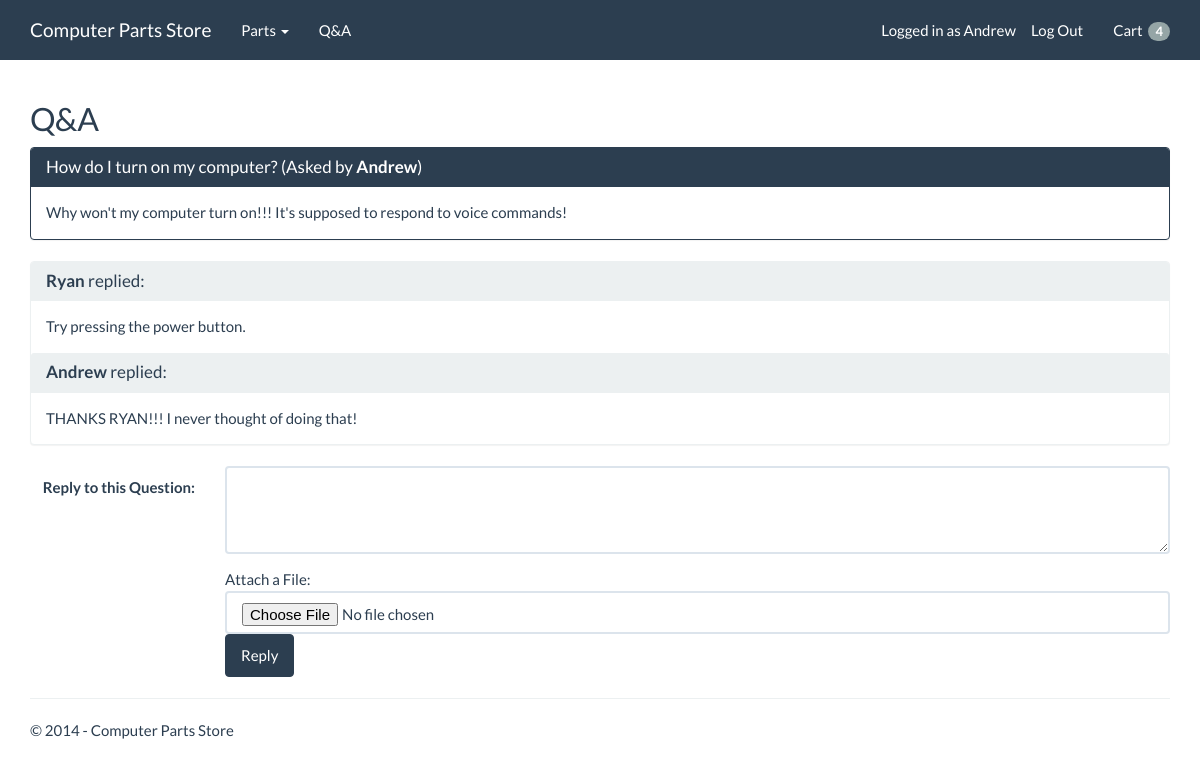
The page /partstore/question.php?question=1 (signed in) on the database its author committed.
### tables this page shows
CREATE TABLE IF NOT EXISTS `questions` (
  `id` int(11) NOT NULL AUTO_INCREMENT,
  `question_title` varchar(300) NOT NULL,
  `question` varchar(2000) DEFAULT NULL,
  `asked_by` varchar(30) NOT NULL,
  `replies` int(10) NOT NULL DEFAULT '0',
  PRIMARY KEY (`id`),
  UNIQUE KEY `id_UNIQUE` (`id`)
);

CREATE TABLE IF NOT EXISTS `answers` (
  `id` int(11) unsigned NOT NULL AUTO_INCREMENT,
  `question_id` int(10) unsigned NOT NULL,
  `answer` varchar(2000) DEFAULT NULL,
  `answered_by` varchar(30) NOT NULL,
  PRIMARY KEY (`id`,`question_id`)
);

### partstore/question.php (the view, shortened to what this page needs)
<?php
if(!empty($_GET['question'])) {
	$question_number = $_GET['question'];
}
$q = "SELECT * FROM questions" . " WHERE id=" . $question_number;
$r = mysqli_query ($dbc, $q) or trigger_error("Query: $q\n<br />MySQL Error: " . mysqli_error($dbc));
while($row = mysqli_fetch_array($r))
{  	$questions[] = $row;  }
$q = "SELECT * FROM answers" . " WHERE question_id=" . $question_number;
$r = mysqli_query ($dbc, $q) or trigger_error("Query: $q\n<br />MySQL Error: " . mysqli_error($dbc));
while($row = mysqli_fetch_array($r))
{  	$replies[] = $row;  }
function displayQuestion($questions) {
	foreach ($questions as &$question) {
		echo '<div class="panel-heading">'
			 . '<h3 class="panel-title">' . $question['question_title'] . ' (Asked by <strong>' . $question['asked_by'] . '</strong>)</h3>'
			 . '</div>'
			 . '<div class="panel-body">' . $question['question'] . '</div>';
	}
}
function displayReplies($replies) {
	foreach ($replies as &$reply) {
		echo '<div class="panel-heading">'
			 . '<h3 class="panel-title"><strong>' . $reply['answered_by'] . '</strong> replied:</h3>'
			 . '</div>'
			 . '<div class="panel-body">' . $reply['answer'] . '</div>';
	}
}
?>
<html>
<head>
    <link href="css/bootstrap.min.css" rel="stylesheet"/>
	<link href="css/style.css" rel="stylesheet"/>
</head>
<body>
    <div class="navbar navbar-default navbar-fixed-top">
        <div class="container">
            <div class="navbar-header">
                <a class="navbar-brand" href="index.php">Computer Parts Store</a>
            </div>
            <div class="navbar-collapse collapse navbar-responsive-collapse">
                <ul class="nav navbar-nav">
                    <li class="dropdown">
						<a href="#" class="dropdown-toggle" data-toggle="dropdown">Parts <b class="caret"></b></a>
					</li>
					<li><a href="questions.php">Q&amp;A</a></li>
                </ul>
				<ul class="nav navbar-nav navbar-right">
					<?php
					if(isset($_SESSION['firstName'])) {
						echo '<li class="userHeader">' . 'Logged in as ' . $_SESSION['firstName'];
					}
					echo '</li><li>';
					if(isset($_SESSION['firstName'])) {
						echo '<a href="logout.php">Log Out</a>';
					} else {
						echo '<a href="loginregister.php">Login/Register</a>';
					}
					echo '</li>';
					?>
					<li><a href="cart.php">Cart &nbsp;<span class="badge">4</span></a></li>
				</ul>
            </div>
        </div>
    </div>
	<div class="container body-content">
		<h2>Q&amp;A</h2>
		<div class="panel panel-primary">
			<?php displayQuestion($questions); ?>
		</div>
		<div class="panel panel-default">
			<?php displayReplies($replies); ?>
		</div>
		<?php echo '<form class="form-horizontal" id="questionReplyForm" action="question.php?question='.$_GET['question'].'" method="post">'; ?>
			<div class="form-group">
				<label for="questionReply" class="col-md-2 control-label">Reply to this Question:</label>
				<div class="col-md-10">
					<textarea class="form-control" rows="3" id="questionReply" name="questionReply" maxlength="2000"></textarea>
				</div>
			</div>
			<div class="form-group">
				<div class="col-md-10 col-md-offset-2">
					Attach a File: <input type="file" class="form-control" name="file" size="25" />
					<button type="submit" class="btn btn-primary">Reply</button>
				</div>
			</div>
		</form>
		<hr />
		<footer>
			<p>&copy; 2014 - Computer Parts Store</p>
		</footer>
	</div>
</body>
</html>

### partstore/css/style.css (style rules this page uses)
.body-content { margin-top: 80px; }
.userHeader { padding-top: 19.5px; padding-bottom: 19.5px; color: #fff; }

### rows shown on the page
questions: question_title "How do I turn on my computer?", asked_by "Andrew", question "Why won't my computer turn on!!! It's supposed to respond to voice commands!"
answers: answered_by "Ryan", answer "Try pressing the power button."
answers: answered_by "Andrew", answer "THANKS RYAN!!! I never thought of doing that!"

### other values the page prints
$_SESSION['firstName'] "Andrew"
